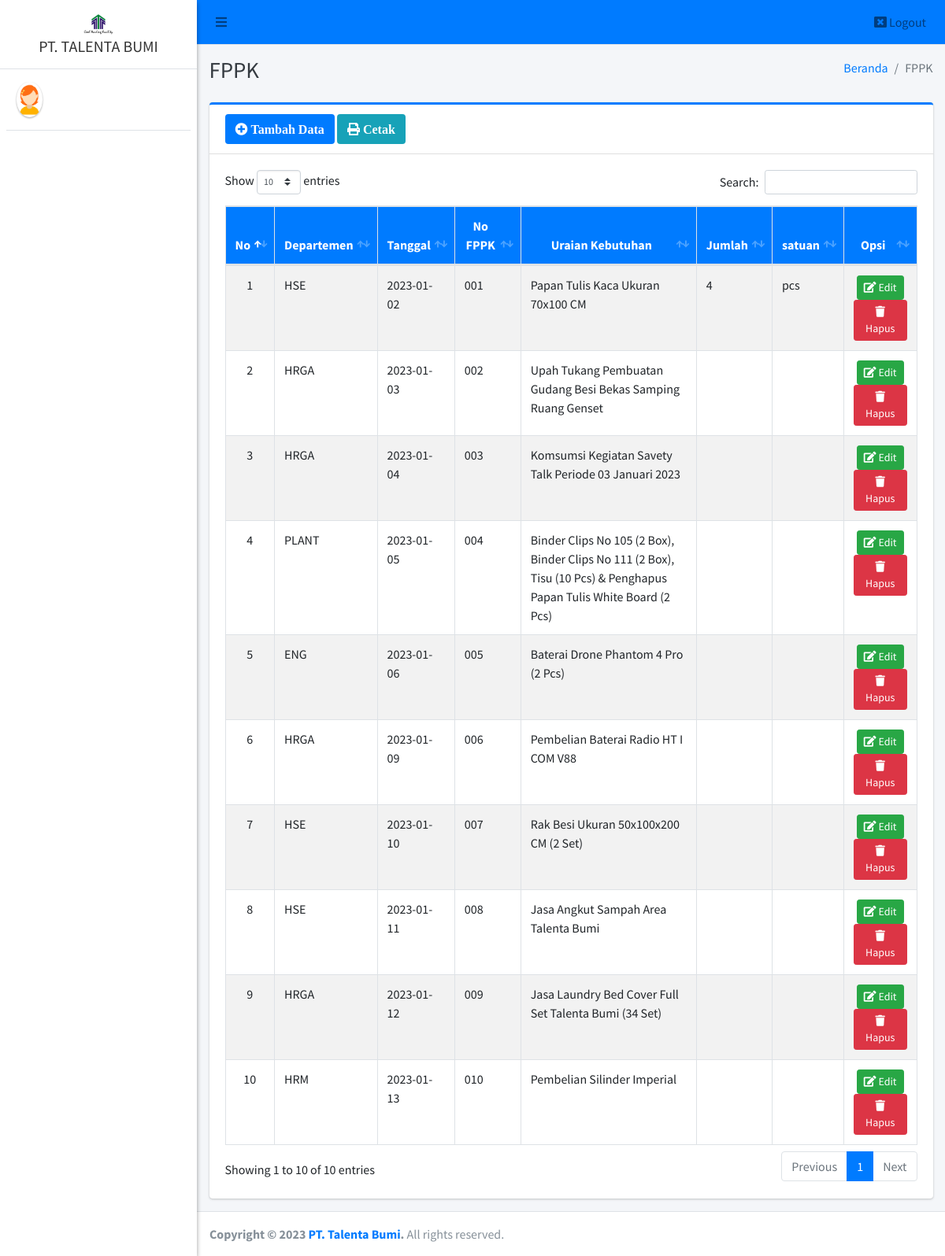
Screenshot of /admin/fppk/index.php with the database file from the repository.
### tables this page shows
CREATE TABLE `fppk` (
  `id_fppk` int(11) NOT NULL,
  `departemen` varchar(30) NOT NULL,
  `tanggal` date NOT NULL,
  `no_fppk` varchar(25) NOT NULL,
  `uraian_kebutuhan` text NOT NULL,
  `jumlah` varchar(20) DEFAULT NULL,
  `satuan` varchar(20) DEFAULT NULL
);

### admin/fppk/index.php (the view, shortened to what this page needs)
<?php
require '../../config/koneksi.php';
?>
<!DOCTYPE html>
<html>
<?php
include '../../templates/head.php';
?>
<body class="hold-transition sidebar-mini layout-fixed">
    <div class="wrapper">
        <?php
        include '../../templates/navbar.php';
        ?>
        <?php
        include '../../templates/sidebar.php';
        ?>
        <div class="content-wrapper">
            <div class="content-header">
                <div class="container-fluid">
                    <div class="row mb-2">
                        <div class="col-sm-6">
                            <h1 class="m-0 text-dark">FPPK</h1>
                        </div>
                        <div class="col-sm-6">
                            <ol class="breadcrumb float-sm-right">
                                <li class="breadcrumb-item"><a href="#">Beranda</a></li>
                                <li class="breadcrumb-item active">FPPK</li>
                            </ol>
                        </div>
                    </div>
                </div>
            </div>
            <section class="content">
                <div class="container-fluid">
                    <div class="row">
                        <div class="col-12">
                            <div class="card card-primary card-outline">
                                <div class="card-header">
                                    <a href="tambah" class="btn bg-primary"><i class="fa fa-plus-circle"> Tambah Data</i></a>
                                    <a href="print" target="blank" class="btn bg-info"><i class="fa fa-print"> Cetak</i></a>
                                </div>
                                <div class="card-body">
                                    <div class="table-responsive">
                                        <table id="example1" class="table table-bordered table-striped">
                                            <thead class="bg-primary">
                                                <tr align="center">
                                                    <th>No</th>
                                                    <th>Departemen</th>
                                                    <th>Tanggal</th>
                                                    <th>No FPPK</th>
                                                    <th>Uraian Kebutuhan</th>
                                                    <th>Jumlah</th>
                                                    <th>satuan</th>
                                                    <th>Opsi</th>
                                                </tr>
                                            </thead>
                                            <tbody style="background-color: white">
                                                <?php
                                                $no = 1;
                                                $data = $koneksi->query("SELECT * FROM fppk ORDER BY id_fppk ASC");
                                                while ($row = $data->fetch_array()) {
                                                ?>
                                                    <tr>
                                                        <td align="center"><?= $no++ ?></td>
                                                        <td><?= $row['departemen'] ?></td>
                                                        <td><?= $row['tanggal'] ?></td>
                                                        <td><?= $row['no_fppk'] ?></td>
                                                        <td><?= $row['uraian_kebutuhan'] ?></td>
                                                        <td><?= $row['jumlah'] ?></td>
                                                        <td><?= $row['satuan'] ?></td>
                                                        <td align="center">
                                                            <a href="edit?id=<?= $row['id_fppk'] ?>" class="btn btn-success btn-sm" title="Edit"><i class="fa fa-edit"></i> Edit</a>
                                                            <a href="hapus?id=<?= $row['id_fppk'] ?>" class="btn btn-danger btn-sm alert-hapus" title="Hapus"><i class="fa fa-trash"></i> Hapus</a>
                                                        </td>
                                                    </tr>
                                                <?php } ?>
                                            </tbody>
                                        </table>
                                    </div>
                                </div>
                            </div>
                        </div>
                    </div>
                </div>
            </section>
        </div>
        <?php include_once "../../templates/footer.php"; ?>
    </div>
</body>
</html>

### rows the page displays
fppk: departemen "HSE", tanggal "2023-01-02", no_fppk "001", uraian_kebutuhan "Papan Tulis Kaca Ukuran 70x100 CM", jumlah "4", satuan "pcs"
fppk: departemen "HRGA", tanggal "2023-01-03", no_fppk "002", uraian_kebutuhan "Upah Tukang Pembuatan Gudang Besi Bekas Samping Ruang Genset"
fppk: departemen "HRGA", tanggal "2023-01-04", no_fppk "003", uraian_kebutuhan "Komsumsi Kegiatan Savety Talk Periode 03 Januari 2023"
fppk: departemen "PLANT", tanggal "2023-01-05", no_fppk "004", uraian_kebutuhan "Binder Clips No 105 (2 Box), Binder Clips No 111 (2 Box), Tisu (10 Pcs) & Penghapus Papan Tulis White Board (2 Pcs)"
fppk: departemen "ENG", tanggal "2023-01-06", no_fppk "005", uraian_kebutuhan "Baterai Drone Phantom 4 Pro (2 Pcs)"
fppk: departemen "HRGA", tanggal "2023-01-09", no_fppk "006", uraian_kebutuhan "Pembelian Baterai Radio HT I COM V88"
fppk: departemen "HSE", tanggal "2023-01-10", no_fppk "007", uraian_kebutuhan "Rak Besi Ukuran 50x100x200 CM (2 Set)"
fppk: departemen "HSE", tanggal "2023-01-11", no_fppk "008", uraian_kebutuhan "Jasa Angkut Sampah Area Talenta Bumi"
fppk: departemen "HRGA", tanggal "2023-01-12", no_fppk "009", uraian_kebutuhan "Jasa Laundry Bed Cover Full Set Talenta Bumi (34 Set)"
fppk: departemen "HRM", tanggal "2023-01-13", no_fppk "010", uraian_kebutuhan "Pembelian Silinder Imperial"
